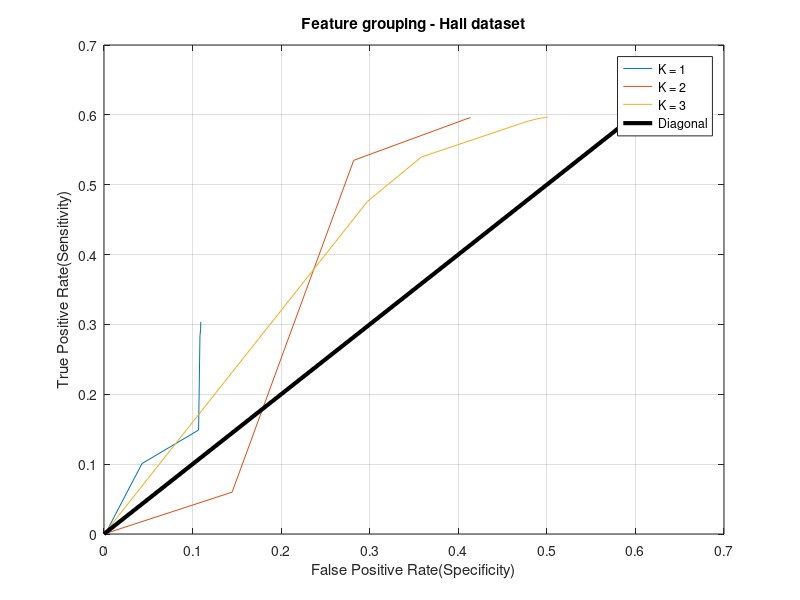

The MATLAB script that drew this image:
%% Hall set

%% PSM K = 1

TN = 17491;

FP1=24/TN;TPR1=0;
FP5=751/TN;TPR5=0.100872;
FP10=1868/TN;TPR10=0.148855;
FP20=1895/TN;TPR20=0.283533;
FP30=1907/TN;TPR30=0.292257;
FP50=1911/TN;TPR50=0.303708;
FP100=1911/TN;TPR100=0.303708;
FP1000=1911/TN;TPR1000=0.303708;

x1 = [0 TPR1 TPR5 TPR10 TPR20 TPR30 TPR50 TPR100 TPR1000 TPR1000 TPR1000 TPR1000 TPR1000 TPR1000];
y1 = [0 FP1 FP5 FP10 FP20 FP30 FP50 FP100 FP1000 FP1000 FP1000 FP1000 FP1000 FP1000];

plot(y1,x1)

%% PSM K = 2

TN = 16682;

FP1=34/TN;TPR1=0.00163577;
FP5=1665/TN;TPR5=0.356052;
FP10=2033/TN;TPR10=0.44711;
FP20=2199/TN;TPR20=0.492366;
FP30=2199/TN;TPR30=0.495093;
FP50=2199/TN;TPR50=0.495093;
FP100=2199/TN;TPR100=0.495093;
FP1000=2199/TN;TPR1000=0.495093;

x2 = [0 TPR1 TPR5 TPR10 TPR20 TPR30 TPR50 TPR100 TPR1000 TPR1000 TPR1000 TPR1000];
y2 = [0 FP1 FP5 FP10 FP20 FP30 FP50 FP100 FP1000 FP1000 FP1000 FP1000];

plot(y2,x2)

%% PSM K = 3
TN = 16994;

FP1=22/TN;TPR1=0.00109051;
FP5=1296/TN;TPR5=0.344057;
FP10=1692/TN;TPR10=0.460742;
FP20=2150/TN;TPR20=0.494547;
FP30=2152/TN;TPR30=0.496728;
FP40=2152/TN;TPR40=0.498364;
FP100=2152/TN;TPR100=0.498909;
FP1000=2152/TN;TPR1000=0.498909;
FP10000=2152/TN;TPR10000=0.498909;

y3 = [0 FP1 FP5 FP10 FP20 FP30 FP40 FP100 FP1000 FP10000 FP10000 FP10000 FP10000];
x3 = [0 TPR1 TPR5 TPR10 TPR20 TPR30 TPR40 TPR100 TPR1000 TPR10000 TPR10000 TPR10000 TPR10000];

plot(y3,x3)


%%
plot(y1,x1,y2,x2,y3,x3,[0 0.2],[0 0.2],'k-','LineWidth',3)
ylabel('True Positive Rate(Sensitivity)');
xlabel('False Positive Rate(Specificity)');
legend('K = 1', 'K = 2', 'K = 3', 'Diagonal');
title('PSM - Hall dataset');
grid on
%% Feature grouping K = 1, alpha: 1 2 3 4 5 6 7 8 9 10 11 12 13 14 15 
TN = 16119;


TN = 16124;
FP1=1138/TN; TPR1=0.00780437;
FP2=2917/TN;TPR2=0.309053;
FP3=4071/TN;TPR3=0.369927;
FP4=5922/TN;TPR4=0.582726;
FP5=6005/TN;TPR5=0.582726;
FP6=6024/TN;TPR6=0.584287;
FP7=6061/TN;TPR7=0.584287;
FP8=6293/TN;TPR8=0.584807;
FP9=6344/TN;TPR9=0.584807;
FP10=6344/TN;TPR10=0.584807;
FP11=6360/TN;TPR11=0.584807;
FP12=6360/TN;TPR12=0.584807;
FP13=6360/TN;TPR13=0.584807;
FP14=6360/TN;TPR14=0.584807;
FP15=6360/TN;TPR15=0.584807;

x3 = [0 TPR1 TPR2 TPR3 TPR4 TPR5 TPR6 TPR7 TPR8 TPR9 TPR10 TPR11 TPR12 TPR13 TPR14 TPR15];
y3 = [0 FP1 FP2 FP3 FP4 FP5 FP6 FP7 FP8 FP9 FP10 FP11 FP12 FP13 FP14 FP15];

plot(y1,x1)
%% Feature grouping K = 2, alpha: 1 2 3 4 5 6 7 8 9 10 11 12 13 14 15 
TN = 15157;
FP1=2192/TN;TPR1=0.0599054;
FP2=4273/TN;TPR2=0.534945;
FP3=6189/TN;TPR3=0.593799;
FP4=6251/TN;TPR4=0.595376;
FP5=6256/TN;TPR5=0.595376;
FP6=6258/TN;TPR6=0.595901;
FP7=6267/TN;TPR7=0.595901;
FP8=6269/TN;TPR8=0.595901;
FP9=6275/TN;TPR9=0.595901;
FP10=6275/TN;TPR10=0.595901;
FP11=6275/TN;TPR11=0.595901;
FP12=6279/TN;TPR12=0.595901;
FP13=6279/TN;TPR13=0.595901;
FP14=6279/TN;TPR14=0.595901;
FP15=6279/TN;TPR15=0.595901;

x2 = [0 TPR1 TPR2 TPR3 TPR4 TPR5 TPR6 TPR7 TPR8 TPR9 TPR10 TPR11 TPR12 TPR13 TPR14 TPR15];
y2 = [0 FP1 FP2 FP3 FP4 FP5 FP6 FP7 FP8 FP9 FP10 FP11 FP12 FP13 FP14 FP15];

plot(y1,x1,y2,x2)

%% Feature grouping K = 3, alpha: 1 2 3 4 5 6 7 8 9 10 11 12 13 14 15 
TN = 14460;

FP1=4302/TN;TPR1=0.47609;
FP1_2=4330/TN;TPR1_2=0.478192;
FP1_5=5182/TN;TPR1_5=0.539674;
FP2=6927/TN;TPR2=0.591172;
FP3=7125/TN;TPR3=0.595376;
FP4=7196/TN;TPR4=0.595901;
FP5=7201/TN;TPR5=0.595901;
FP6=7205/TN;TPR6=0.596427;
FP7=7238/TN;TPR7=0.596427;
FP8=7244/TN;TPR8=0.596952;
FP9=7244/TN;TPR9=0.596952;
FP10=7244/TN;TPR10=0.596952;
FP11=7244/TN;TPR11=0.596952;
FP12=7244/TN;TPR12=0.596952;
FP13=7244/TN;TPR13=0.596952;
FP14=7244/TN;TPR14=0.596952;
FP15=7244/TN;TPR15=0.596952;

x3 = [0 TPR1 TPR1_2 TPR1_5  TPR2 TPR3 TPR4 TPR5 TPR6 TPR7 TPR8 TPR9 TPR10 TPR11 TPR12 TPR13 TPR14 TPR15];
y3 = [0 FP1 FP1_2 FP1_5 FP2 FP3 FP4 FP5 FP6 FP7 FP8 FP9 FP10 FP11 FP12 FP13 FP14 FP15];
%%
plot(y1,x1,y2,x2,y3,x3,[0 0.59],[0 0.59],'k-','LineWidth',3)
ylabel('True Positive Rate(Sensitivity)');
xlabel('False Positive Rate(Specificity)');
legend('K = 1', 'K = 2', 'K = 3', 'Diagonal');
title('Feature grouping - Hall dataset');
grid on
%% Img difference K = 1, alpha:  1 2 3 4 5 6 7 8 9 10 11 12 13 14 15 t = 5.53
TN = 14409;


